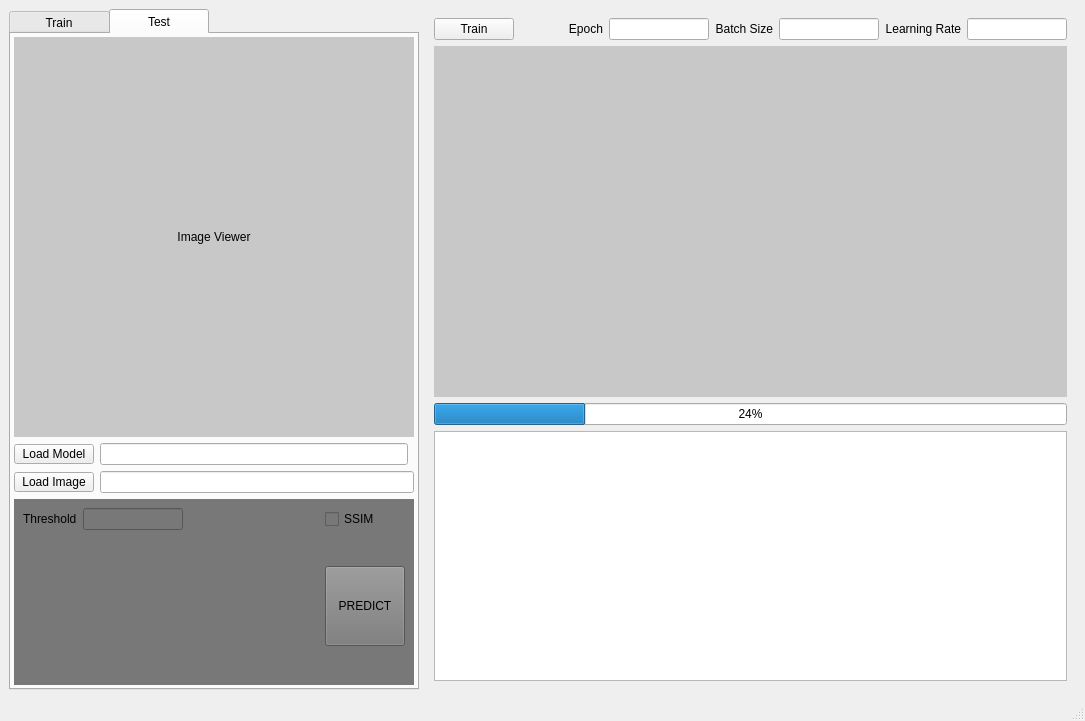
<?xml version="1.0" encoding="UTF-8"?>
<ui version="4.0">
 <class>MainWindow</class>
 <widget class="QMainWindow" name="MainWindow">
  <property name="geometry">
   <rect>
    <x>0</x>
    <y>0</y>
    <width>1085</width>
    <height>721</height>
   </rect>
  </property>
  <property name="windowTitle">
   <string>QUAD</string>
  </property>
  <widget class="QWidget" name="centralwidget">
   <layout class="QHBoxLayout" name="horizontalLayout">
    <item>
     <widget class="QTabWidget" name="tabWidget">
      <property name="minimumSize">
       <size>
        <width>410</width>
        <height>500</height>
       </size>
      </property>
      <property name="maximumSize">
       <size>
        <width>410</width>
        <height>16777215</height>
       </size>
      </property>
      <property name="styleSheet">
       <string notr="true">QTabBar::tab { height: 25px; width: 100px;}
</string>
      </property>
      <property name="tabShape">
       <enum>QTabWidget::Rounded</enum>
      </property>
      <property name="currentIndex">
       <number>1</number>
      </property>
      <property name="iconSize">
       <size>
        <width>16</width>
        <height>16</height>
       </size>
      </property>
      <widget class="QWidget" name="Tab_train">
       <attribute name="title">
        <string>Train</string>
       </attribute>
       <layout class="QGridLayout" name="gridLayout_3">
        <property name="leftMargin">
         <number>3</number>
        </property>
        <property name="topMargin">
         <number>3</number>
        </property>
        <property name="rightMargin">
         <number>3</number>
        </property>
        <property name="bottomMargin">
         <number>3</number>
        </property>
        <property name="spacing">
         <number>0</number>
        </property>
        <item row="0" column="0">
         <widget class="QWidget" name="widget" native="true">
          <property name="minimumSize">
           <size>
            <width>0</width>
            <height>0</height>
           </size>
          </property>
          <property name="maximumSize">
           <size>
            <width>400</width>
            <height>16777215</height>
           </size>
          </property>
          <layout class="QGridLayout" name="gridLayout">
           <property name="leftMargin">
            <number>0</number>
           </property>
           <property name="topMargin">
            <number>0</number>
           </property>
           <property name="rightMargin">
            <number>0</number>
           </property>
           <property name="bottomMargin">
            <number>0</number>
           </property>
           <property name="spacing">
            <number>6</number>
           </property>
           <item row="4" column="1" colspan="3">
            <widget class="QTableWidget" name="table_load">
             <property name="maximumSize">
              <size>
               <width>16777215</width>
               <height>500</height>
              </size>
             </property>
             <property name="horizontalScrollBarPolicy">
              <enum>Qt::ScrollBarAlwaysOn</enum>
             </property>
             <property name="editTriggers">
              <set>QAbstractItemView::NoEditTriggers</set>
             </property>
             <property name="selectionMode">
              <enum>QAbstractItemView::SingleSelection</enum>
             </property>
             <property name="horizontalScrollMode">
              <enum>QAbstractItemView::ScrollPerPixel</enum>
             </property>
             <property name="cornerButtonEnabled">
              <bool>false</bool>
             </property>
             <attribute name="horizontalHeaderDefaultSectionSize">
              <number>300</number>
             </attribute>
             <column>
              <property name="text">
               <string>Path</string>
              </property>
             </column>
            </widget>
           </item>
           <item row="1" column="1" colspan="3">
            <widget class="QLabel" name="label_view">
             <property name="minimumSize">
              <size>
               <width>350</width>
               <height>400</height>
              </size>
             </property>
             <property name="maximumSize">
              <size>
               <width>10000</width>
               <height>500</height>
              </size>
             </property>
             <property name="styleSheet">
              <string notr="true">background-color:rgb(200, 200, 200);</string>
             </property>
             <property name="text">
              <string>Image Viewer</string>
             </property>
             <property name="alignment">
              <set>Qt::AlignCenter</set>
             </property>
            </widget>
           </item>
           <item row="2" column="1">
            <widget class="QPushButton" name="btn_load">
             <property name="minimumSize">
              <size>
               <width>80</width>
               <height>0</height>
              </size>
             </property>
             <property name="maximumSize">
              <size>
               <width>100</width>
               <height>16777215</height>
              </size>
             </property>
             <property name="text">
              <string>Load</string>
             </property>
            </widget>
           </item>
           <item row="2" column="2">
            <widget class="QLineEdit" name="edit_load">
             <property name="readOnly">
              <bool>true</bool>
             </property>
            </widget>
           </item>
          </layout>
         </widget>
        </item>
       </layout>
      </widget>
      <widget class="QWidget" name="Tab_test">
       <attribute name="title">
        <string>Test</string>
       </attribute>
       <layout class="QGridLayout" name="gridLayout_4">
        <property name="leftMargin">
         <number>3</number>
        </property>
        <property name="topMargin">
         <number>3</number>
        </property>
        <property name="rightMargin">
         <number>3</number>
        </property>
        <property name="bottomMargin">
         <number>3</number>
        </property>
        <item row="5" column="0">
         <widget class="QPushButton" name="btn_load_image">
          <property name="minimumSize">
           <size>
            <width>80</width>
            <height>20</height>
           </size>
          </property>
          <property name="maximumSize">
           <size>
            <width>100</width>
            <height>20</height>
           </size>
          </property>
          <property name="text">
           <string>Load Image</string>
          </property>
         </widget>
        </item>
        <item row="6" column="0" colspan="3">
         <widget class="QWidget" name="widget_4" native="true">
          <property name="maximumSize">
           <size>
            <width>16777215</width>
            <height>200</height>
           </size>
          </property>
          <property name="styleSheet">
           <string notr="true">background-color:rgb(120,120,120)</string>
          </property>
          <layout class="QGridLayout" name="gridLayout_5">
           <item row="3" column="1">
            <spacer name="verticalSpacer">
             <property name="orientation">
              <enum>Qt::Vertical</enum>
             </property>
             <property name="sizeHint" stdset="0">
              <size>
               <width>20</width>
               <height>40</height>
              </size>
             </property>
            </spacer>
           </item>
           <item row="0" column="0">
            <widget class="QLabel" name="label_4">
             <property name="text">
              <string>Threshold</string>
             </property>
            </widget>
           </item>
           <item row="2" column="3">
            <widget class="QPushButton" name="btn_predict">
             <property name="minimumSize">
              <size>
               <width>80</width>
               <height>80</height>
              </size>
             </property>
             <property name="maximumSize">
              <size>
               <width>100</width>
               <height>20</height>
              </size>
             </property>
             <property name="text">
              <string>PREDICT</string>
             </property>
            </widget>
           </item>
           <item row="0" column="1">
            <widget class="QLineEdit" name="edit_threshold">
             <property name="maximumSize">
              <size>
               <width>100</width>
               <height>16777215</height>
              </size>
             </property>
             <property name="readOnly">
              <bool>false</bool>
             </property>
            </widget>
           </item>
           <item row="0" column="3">
            <widget class="QCheckBox" name="checkBox_ssim">
             <property name="text">
              <string>SSIM</string>
             </property>
            </widget>
           </item>
           <item row="0" column="2">
            <spacer name="horizontalSpacer_2">
             <property name="orientation">
              <enum>Qt::Horizontal</enum>
             </property>
             <property name="sizeHint" stdset="0">
              <size>
               <width>40</width>
               <height>20</height>
              </size>
             </property>
            </spacer>
           </item>
          </layout>
         </widget>
        </item>
        <item row="2" column="0">
         <widget class="QPushButton" name="btn_load_model">
          <property name="minimumSize">
           <size>
            <width>80</width>
            <height>20</height>
           </size>
          </property>
          <property name="maximumSize">
           <size>
            <width>100</width>
            <height>20</height>
           </size>
          </property>
          <property name="text">
           <string>Load Model</string>
          </property>
         </widget>
        </item>
        <item row="5" column="1" colspan="2">
         <widget class="QLineEdit" name="edit_load_image">
          <property name="readOnly">
           <bool>true</bool>
          </property>
         </widget>
        </item>
        <item row="1" column="0" colspan="3">
         <widget class="QLabel" name="label_test_view">
          <property name="minimumSize">
           <size>
            <width>0</width>
            <height>400</height>
           </size>
          </property>
          <property name="maximumSize">
           <size>
            <width>16777215</width>
            <height>10000</height>
           </size>
          </property>
          <property name="styleSheet">
           <string notr="true">background-color:rgb(200, 200, 200);</string>
          </property>
          <property name="text">
           <string>Image Viewer</string>
          </property>
          <property name="alignment">
           <set>Qt::AlignCenter</set>
          </property>
         </widget>
        </item>
        <item row="2" column="1">
         <widget class="QLineEdit" name="edit_load_model">
          <property name="readOnly">
           <bool>true</bool>
          </property>
         </widget>
        </item>
       </layout>
      </widget>
     </widget>
    </item>
    <item>
     <widget class="QWidget" name="widget_2" native="true">
      <property name="styleSheet">
       <string notr="true"/>
      </property>
      <layout class="QGridLayout" name="gridLayout_2">
       <property name="leftMargin">
        <number>9</number>
       </property>
       <property name="rightMargin">
        <number>9</number>
       </property>
       <item row="4" column="0" colspan="8">
        <widget class="QListWidget" name="list_log">
         <property name="minimumSize">
          <size>
           <width>0</width>
           <height>200</height>
          </size>
         </property>
         <property name="maximumSize">
          <size>
           <width>16777215</width>
           <height>250</height>
          </size>
         </property>
        </widget>
       </item>
       <item row="0" column="0">
        <widget class="QPushButton" name="btn_train">
         <property name="minimumSize">
          <size>
           <width>80</width>
           <height>0</height>
          </size>
         </property>
         <property name="maximumSize">
          <size>
           <width>100</width>
           <height>16777215</height>
          </size>
         </property>
         <property name="text">
          <string>Train</string>
         </property>
        </widget>
       </item>
       <item row="0" column="7">
        <widget class="QLineEdit" name="edit_learning_rate">
         <property name="maximumSize">
          <size>
           <width>100</width>
           <height>16777215</height>
          </size>
         </property>
         <property name="alignment">
          <set>Qt::AlignRight|Qt::AlignTrailing|Qt::AlignVCenter</set>
         </property>
        </widget>
       </item>
       <item row="0" column="5">
        <widget class="QLineEdit" name="edit_batch_size">
         <property name="maximumSize">
          <size>
           <width>100</width>
           <height>16777215</height>
          </size>
         </property>
         <property name="alignment">
          <set>Qt::AlignRight|Qt::AlignTrailing|Qt::AlignVCenter</set>
         </property>
        </widget>
       </item>
       <item row="0" column="1">
        <spacer name="horizontalSpacer">
         <property name="orientation">
          <enum>Qt::Horizontal</enum>
         </property>
         <property name="sizeHint" stdset="0">
          <size>
           <width>40</width>
           <height>20</height>
          </size>
         </property>
        </spacer>
       </item>
       <item row="0" column="2">
        <widget class="QLabel" name="label">
         <property name="maximumSize">
          <size>
           <width>100</width>
           <height>16777215</height>
          </size>
         </property>
         <property name="text">
          <string>Epoch</string>
         </property>
         <property name="alignment">
          <set>Qt::AlignRight|Qt::AlignTrailing|Qt::AlignVCenter</set>
         </property>
        </widget>
       </item>
       <item row="1" column="0" colspan="8">
        <widget class="QWidget" name="widget_3" native="true">
         <property name="minimumSize">
          <size>
           <width>500</width>
           <height>300</height>
          </size>
         </property>
         <property name="maximumSize">
          <size>
           <width>10000</width>
           <height>5000</height>
          </size>
         </property>
         <property name="styleSheet">
          <string notr="true">background-color:rgb(200,200,200);</string>
         </property>
        </widget>
       </item>
       <item row="0" column="6">
        <widget class="QLabel" name="label_3">
         <property name="maximumSize">
          <size>
           <width>100</width>
           <height>16777215</height>
          </size>
         </property>
         <property name="text">
          <string>Learning Rate</string>
         </property>
         <property name="alignment">
          <set>Qt::AlignRight|Qt::AlignTrailing|Qt::AlignVCenter</set>
         </property>
        </widget>
       </item>
       <item row="0" column="3">
        <widget class="QLineEdit" name="edit_epoch">
         <property name="maximumSize">
          <size>
           <width>100</width>
           <height>16777215</height>
          </size>
         </property>
         <property name="alignment">
          <set>Qt::AlignRight|Qt::AlignTrailing|Qt::AlignVCenter</set>
         </property>
        </widget>
       </item>
       <item row="2" column="0" colspan="8">
        <widget class="QProgressBar" name="progressBar">
         <property name="value">
          <number>24</number>
         </property>
        </widget>
       </item>
       <item row="0" column="4">
        <widget class="QLabel" name="label_2">
         <property name="maximumSize">
          <size>
           <width>100</width>
           <height>16777215</height>
          </size>
         </property>
         <property name="text">
          <string>Batch Size</string>
         </property>
         <property name="alignment">
          <set>Qt::AlignRight|Qt::AlignTrailing|Qt::AlignVCenter</set>
         </property>
        </widget>
       </item>
      </layout>
     </widget>
    </item>
   </layout>
  </widget>
  <widget class="QMenuBar" name="menubar">
   <property name="geometry">
    <rect>
     <x>0</x>
     <y>0</y>
     <width>1085</width>
     <height>20</height>
    </rect>
   </property>
  </widget>
  <widget class="QStatusBar" name="statusbar"/>
 </widget>
 <resources/>
 <connections/>
</ui>
